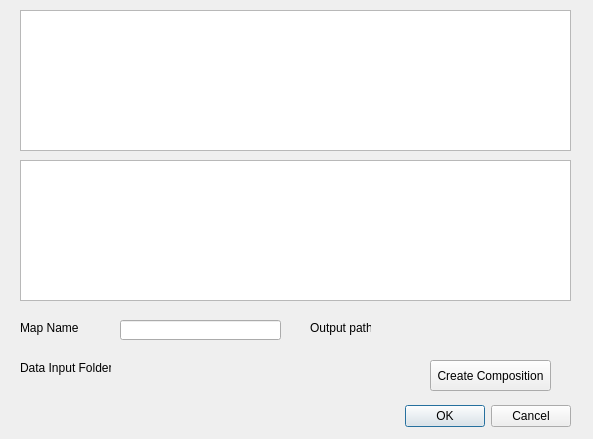
<?xml version="1.0" encoding="UTF-8"?>
<ui version="4.0">
 <class>pathDialog</class>
 <widget class="QDialog" name="pathDialog">
  <property name="geometry">
   <rect>
    <x>0</x>
    <y>0</y>
    <width>593</width>
    <height>439</height>
   </rect>
  </property>
  <property name="windowTitle">
   <string>Dialog</string>
  </property>
  <widget class="QDialogButtonBox" name="buttonBox">
   <property name="geometry">
    <rect>
     <x>400</x>
     <y>400</y>
     <width>171</width>
     <height>32</height>
    </rect>
   </property>
   <property name="orientation">
    <enum>Qt::Horizontal</enum>
   </property>
   <property name="standardButtons">
    <set>QDialogButtonBox::Cancel|QDialogButtonBox::Ok</set>
   </property>
  </widget>
  <widget class="QPushButton" name="compositionButton">
   <property name="geometry">
    <rect>
     <x>430</x>
     <y>360</y>
     <width>121</width>
     <height>31</height>
    </rect>
   </property>
   <property name="text">
    <string>Create Composition</string>
   </property>
  </widget>
  <widget class="QLabel" name="label">
   <property name="geometry">
    <rect>
     <x>20</x>
     <y>320</y>
     <width>61</width>
     <height>16</height>
    </rect>
   </property>
   <property name="text">
    <string>Map Name</string>
   </property>
  </widget>
  <widget class="QListWidget" name="layersListWidget">
   <property name="geometry">
    <rect>
     <x>20</x>
     <y>10</y>
     <width>551</width>
     <height>141</height>
    </rect>
   </property>
  </widget>
  <widget class="QListWidget" name="displayedLayersListWidget">
   <property name="geometry">
    <rect>
     <x>20</x>
     <y>160</y>
     <width>551</width>
     <height>141</height>
    </rect>
   </property>
  </widget>
  <widget class="QLabel" name="label_3">
   <property name="geometry">
    <rect>
     <x>310</x>
     <y>320</y>
     <width>61</width>
     <height>16</height>
    </rect>
   </property>
   <property name="text">
    <string>Output path</string>
   </property>
  </widget>
  <widget class="QLineEdit" name="mapNameTextEdit_2">
   <property name="geometry">
    <rect>
     <x>120</x>
     <y>320</y>
     <width>161</width>
     <height>20</height>
    </rect>
   </property>
  </widget>
  <widget class="QgsFileWidget" name="mQgsFileWidget">
   <property name="geometry">
    <rect>
     <x>400</x>
     <y>320</y>
     <width>161</width>
     <height>27</height>
    </rect>
   </property>
  </widget>
  <widget class="QLabel" name="label_4">
   <property name="geometry">
    <rect>
     <x>20</x>
     <y>360</y>
     <width>91</width>
     <height>16</height>
    </rect>
   </property>
   <property name="text">
    <string>Data Input Folder</string>
   </property>
  </widget>
  <widget class="QgsFileWidget" name="mQgsFileWidget_2">
   <property name="geometry">
    <rect>
     <x>120</x>
     <y>350</y>
     <width>161</width>
     <height>27</height>
    </rect>
   </property>
  </widget>
 </widget>
 <customwidgets>
  <customwidget>
   <class>QgsFileWidget</class>
   <extends>QWidget</extends>
   <header>qgsfilewidget.h</header>
  </customwidget>
 </customwidgets>
 <resources/>
 <connections>
  <connection>
   <sender>buttonBox</sender>
   <signal>accepted()</signal>
   <receiver>pathDialog</receiver>
   <slot>accept()</slot>
   <hints>
    <hint type="sourcelabel">
     <x>580</x>
     <y>514</y>
    </hint>
    <hint type="destinationlabel">
     <x>157</x>
     <y>274</y>
    </hint>
   </hints>
  </connection>
  <connection>
   <sender>buttonBox</sender>
   <signal>rejected()</signal>
   <receiver>pathDialog</receiver>
   <slot>reject()</slot>
   <hints>
    <hint type="sourcelabel">
     <x>580</x>
     <y>520</y>
    </hint>
    <hint type="destinationlabel">
     <x>286</x>
     <y>274</y>
    </hint>
   </hints>
  </connection>
  <connection>
   <sender>layersListWidget</sender>
   <signal>itemDoubleClicked(QListWidgetItem*)</signal>
   <receiver>pathDialog</receiver>
   <slot>moveLayer()</slot>
   <hints>
    <hint type="sourcelabel">
     <x>148</x>
     <y>96</y>
    </hint>
    <hint type="destinationlabel">
     <x>9</x>
     <y>127</y>
    </hint>
   </hints>
  </connection>
  <connection>
   <sender>displayedLayersListWidget</sender>
   <signal>itemDoubleClicked(QListWidgetItem*)</signal>
   <receiver>pathDialog</receiver>
   <slot>removeLayer()</slot>
   <hints>
    <hint type="sourcelabel">
     <x>263</x>
     <y>237</y>
    </hint>
    <hint type="destinationlabel">
     <x>216</x>
     <y>326</y>
    </hint>
   </hints>
  </connection>
  <connection>
   <sender>mapNameTextEdit_2</sender>
   <signal>textEdited(QString)</signal>
   <receiver>pathDialog</receiver>
   <slot>updateMapNameValue()</slot>
   <hints>
    <hint type="sourcelabel">
     <x>150</x>
     <y>336</y>
    </hint>
    <hint type="destinationlabel">
     <x>12</x>
     <y>356</y>
    </hint>
   </hints>
  </connection>
  <connection>
   <sender>mQgsFileWidget</sender>
   <signal>fileChanged(QString)</signal>
   <receiver>pathDialog</receiver>
   <slot>updatePathValue()</slot>
   <hints>
    <hint type="sourcelabel">
     <x>125</x>
     <y>466</y>
    </hint>
    <hint type="destinationlabel">
     <x>144</x>
     <y>484</y>
    </hint>
   </hints>
  </connection>
  <connection>
   <sender>compositionButton</sender>
   <signal>clicked()</signal>
   <receiver>pathDialog</receiver>
   <slot>createComposition()</slot>
   <hints>
    <hint type="sourcelabel">
     <x>97</x>
     <y>525</y>
    </hint>
    <hint type="destinationlabel">
     <x>182</x>
     <y>525</y>
    </hint>
   </hints>
  </connection>
  <connection>
   <sender>layersListWidget</sender>
   <signal>doubleClicked(QModelIndex)</signal>
   <receiver>pathDialog</receiver>
   <slot>showLayerList()</slot>
   <hints>
    <hint type="sourcelabel">
     <x>432</x>
     <y>63</y>
    </hint>
    <hint type="destinationlabel">
     <x>503</x>
     <y>311</y>
    </hint>
   </hints>
  </connection>
  <connection>
   <sender>displayedLayersListWidget</sender>
   <signal>doubleClicked(QModelIndex)</signal>
   <receiver>pathDialog</receiver>
   <slot>showLayerList()</slot>
   <hints>
    <hint type="sourcelabel">
     <x>331</x>
     <y>267</y>
    </hint>
    <hint type="destinationlabel">
     <x>377</x>
     <y>309</y>
    </hint>
   </hints>
  </connection>
  <connection>
   <sender>mQgsFileWidget_2</sender>
   <signal>fileChanged(QString)</signal>
   <receiver>pathDialog</receiver>
   <slot>updateDataPath()</slot>
   <hints>
    <hint type="sourcelabel">
     <x>217</x>
     <y>367</y>
    </hint>
    <hint type="destinationlabel">
     <x>27</x>
     <y>397</y>
    </hint>
   </hints>
  </connection>
 </connections>
 <slots>
  <slot>layerList()</slot>
  <slot>moveLayer()</slot>
  <slot>showLayerList()</slot>
  <slot>removeLayer()</slot>
  <slot>updateMapNameValue()</slot>
  <slot>updatePathValue()</slot>
  <slot>createComposition()</slot>
  <slot>warningNotLayers()</slot>
  <slot>updateDataPath()</slot>
 </slots>
</ui>
